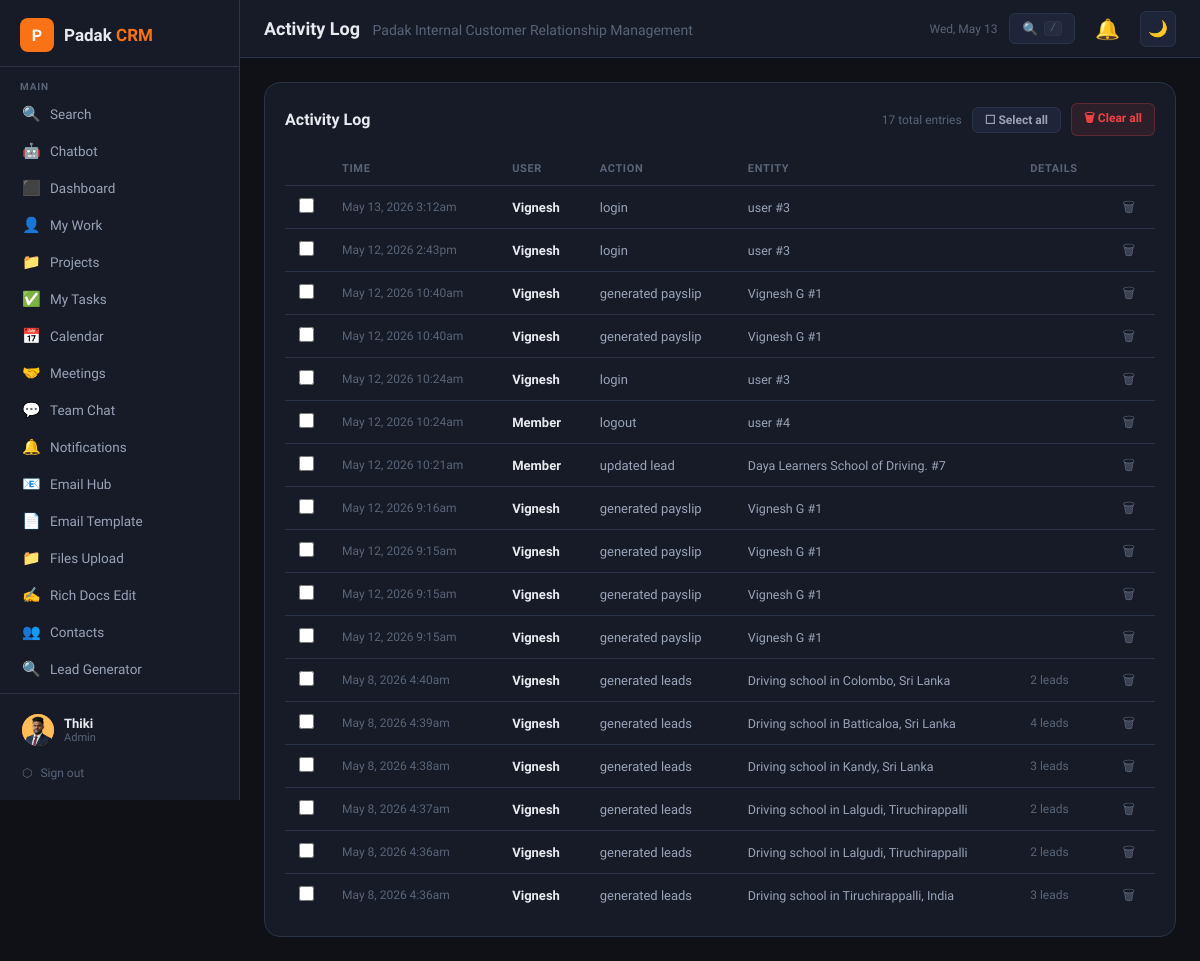
Page /activity.php (signed in) on the committed database.
### tables this page shows
CREATE TABLE `activity_log` (
  `id` int(11) NOT NULL,
  `user_id` int(11) DEFAULT NULL,
  `action` varchar(100) NOT NULL,
  `entity_type` varchar(50) DEFAULT NULL,
  `entity_id` int(11) DEFAULT NULL,
  `details` text DEFAULT NULL,
  `created_at` datetime DEFAULT current_timestamp()
);

CREATE TABLE `users` (
  `id` int(11) NOT NULL,
  `name` varchar(100) NOT NULL,
  `email` varchar(150) NOT NULL,
  `password` varchar(255) NOT NULL,
  `role` enum('admin','manager','member') DEFAULT 'member',
  `avatar` varchar(255) DEFAULT NULL,
  `phone` varchar(30) DEFAULT NULL,
  `department` varchar(100) DEFAULT NULL,
  `department_role` enum('general','tele_caller','digital_marketing','software_developer','graphics_designer') DEFAULT 'general',
  `status` enum('active','inactive') DEFAULT 'active',
  `last_login` datetime DEFAULT NULL,
  `created_at` datetime DEFAULT current_timestamp()
);

### config.php (called while the page is built, shortened)
<?php
function isManager(): bool { return in_array($_SESSION['crm_role'] ?? '', ['admin','manager']); }
function h(string $s): string { return htmlspecialchars($s, ENT_QUOTES, 'UTF-8'); }

### activity.php (the view, shortened to what this page needs)
<?php
require_once 'config.php';
require_once 'includes/layout.php';
$db  = getCRMDB();
$page  = max(1, (int)($_GET['page'] ?? 1));
$per   = 50;
$off   = ($page - 1) * $per;
$total = (int)$db->query("SELECT COUNT(*) FROM activity_log")->fetch_row()[0];
$logs = $db->query("
    SELECT a.*, u.name AS uname
    FROM activity_log a
    LEFT JOIN users u ON u.id = a.user_id
    ORDER BY a.created_at DESC
    LIMIT $per OFFSET $off
")->fetch_all(MYSQLI_ASSOC);
?>
<div class="card">
  <div class="card-header" style="margin-bottom:16px">
    <div class="card-title">Activity Log</div>
    <div style="display:flex;align-items:center;gap:10px;flex-wrap:wrap">
      <span style="font-size:12px;color:var(--text3)"><?= number_format($total) ?> total entries</span>
      <?php if (isManager()): ?>
      <button onclick="toggleAll()" id="sel-all-btn" class="btn btn-ghost btn-sm" style="font-size:12px">☐ Select all</button>
      <button onclick="confirmClearAll()" class="btn btn-sm" style="font-size:12px;background:rgba(239,68,68,.1);color:var(--red);border:1px solid rgba(239,68,68,.25)">🗑 Clear all</button>
      <?php endif; ?>
    </div>
  </div>
  <div class="table-wrap">
    <table>
      <thead><tr>
        <?php if (isManager()): ?><th style="width:32px"></th><?php endif; ?>
        <th>Time</th><th>User</th><th>Action</th><th>Entity</th><th>Details</th>
        <?php if (isManager()): ?><th style="width:40px"></th><?php endif; ?>
      </tr></thead>
      <tbody>
        <?php foreach ($logs as $l): ?>
        <tr id="row-<?= $l['id'] ?>">
          <?php if (isManager()): ?>
          <td><input type="checkbox" class="al-cb" value="<?= $l['id'] ?>" onchange="updateBar()"></td>
          <?php endif; ?>
          <td style="white-space:nowrap;font-size:12px;color:var(--text3)"><?= date('M j, Y g:ia', strtotime($l['created_at'])) ?></td>
          <td style="font-weight:600;color:var(--text);font-size:13px"><?= h($l['uname'] ?? 'System') ?></td>
          <td style="font-size:13px"><?= h($l['action']) ?></td>
          <td style="font-size:12.5px;color:var(--text2)"><?= h($l['entity_type'] ?? '') ?><?= $l['entity_id'] ? ' #'.$l['entity_id'] : '' ?></td>
          <td style="font-size:12px;color:var(--text3);max-width:280px;white-space:nowrap;overflow:hidden;text-overflow:ellipsis"><?= h($l['details'] ?? '') ?></td>
          <?php if (isManager()): ?>
          <td>
            <form method="POST" onsubmit="return confirm('Delete this entry?')" style="margin:0">
              <button type="submit" class="del-btn" title="Delete">🗑</button>
            </form>
          </td>
          <?php endif; ?>
        </tr>
        <?php endforeach; ?>
      </tbody>
    </table>
  </div>
</div>

### includes/layout.php (style rules this page uses)
*,*::before,*::after { box-sizing:border-box;margin:0;padding:0 }
:root,[data-theme="dark"] { --bg:#0f1117;--bg2:#161b27;--bg3:#1e2538;--bg4:#252d40; --border:#2a3348;--border2:#3a4560; --text:#e8eaf0;--text2:#9aa3b8;--text3:#5a6478; --orange:#f97316;--orange-dim:#7c3810;--orange-bg:rgba(249,115,22,0.1); --green:#10b981;--red:#ef4444;--blue:#6366f1;--yellow:#f59e0b;--purple:#8b5cf6; --radius:10px;--radius-sm:6px;--radius-lg:16px; --shadow:0 1px 4px rgba(0,0,0,.4);--shadow-lg:0 8px 30px rgba(0,0,0,.5); --sidebar-w:240px;--header-h:58px; --font:'Plus Jakarta Sans',sans-serif;--font-display:'Bricolage Grotesque',sans-serif; --modal-overlay:rgba(0,0,0,.65); --tr-hover:rgba(255,255,255,.02); }
html { font-size:14px;scroll-behavior:smooth }
body { font-family:var(--font);background:var(--bg);color:var(--text);min-height:100vh;display:flex;overflow-x:hidden;transition:background .2s,color .2s }
button { cursor:pointer;font-family:var(--font) }
input,select,textarea { font-family:var(--font) }
.btn { display:inline-flex;align-items:center;gap:7px;padding:8px 16px;border-radius:var(--radius-sm);font-size:13px;font-weight:600;border:none;transition:opacity .15s,transform .1s;cursor:pointer }
.btn-ghost { background:var(--bg3);color:var(--text2);border:1px solid var(--border) }
.btn-sm { padding:5px 12px;font-size:12px }
.card { background:var(--bg2);border:1px solid var(--border);border-radius:var(--radius-lg);padding:20px;transition:background .2s,border-color .2s }
.card-header { display:flex;align-items:center;justify-content:space-between;margin-bottom:16px;gap:12px }
.card-title { font-family:var(--font-display);font-weight:700;font-size:16px }
.table-wrap { overflow-x:auto;-webkit-overflow-scrolling:touch }
table { width:100%;border-collapse:collapse }
th { text-align:left;font-size:11px;font-weight:600;text-transform:uppercase;letter-spacing:.06em;color:var(--text3);padding:10px 14px;border-bottom:1px solid var(--border);white-space:nowrap }
td { padding:11px 14px;border-bottom:1px solid var(--border);font-size:13.5px;color:var(--text2);vertical-align:middle }
tr:last-child td { border-bottom:none }

### activity.php (style rules this page uses)
.al-cb { width:15px;height:15px;accent-color:var(--orange);cursor:pointer }
.del-btn { background:none;border:none;cursor:pointer;color:var(--text3);font-size:14px;padding:3px 6px;border-radius:4px;line-height:1;transition:color .15s,background .15s }

### rows in the picture
activity_log: created_at "May 13, 2026 3:12am", user.name "Vignesh", action "login", entity_type "user", entity "3"
activity_log: created_at "May 12, 2026 2:43pm", user.name "Vignesh", action "login", entity_type "user", entity "3"
activity_log: created_at "May 12, 2026 10:40am", user.name "Vignesh", action "generated payslip", entity_type "Vignesh G", entity "1"
activity_log: created_at "May 12, 2026 10:40am", user.name "Vignesh", action "generated payslip", entity_type "Vignesh G", entity "1"
activity_log: created_at "May 12, 2026 10:24am", user.name "Vignesh", action "login", entity_type "user", entity "3"
activity_log: created_at "May 12, 2026 10:24am", user.name "Member", action "logout", entity_type "user", entity "4"
activity_log: created_at "May 12, 2026 10:21am", user.name "Member", action "updated lead", entity_type "Daya Learners School of Driving.", entity "7"
activity_log: created_at "May 12, 2026 9:16am", user.name "Vignesh", action "generated payslip", entity_type "Vignesh G", entity "1"
activity_log: created_at "May 12, 2026 9:15am", user.name "Vignesh", action "generated payslip", entity_type "Vignesh G", entity "1"
activity_log: created_at "May 12, 2026 9:15am", user.name "Vignesh", action "generated payslip", entity_type "Vignesh G", entity "1"
activity_log: created_at "May 12, 2026 9:15am", user.name "Vignesh", action "generated payslip", entity_type "Vignesh G", entity "1"
activity_log: created_at "May 8, 2026 4:40am", user.name "Vignesh", action "generated leads", entity_type "Driving school in Colombo, Sri Lanka", details "2 leads"
activity_log: created_at "May 8, 2026 4:39am", user.name "Vignesh", action "generated leads", entity_type "Driving school in Batticaloa, Sri Lanka", details "4 leads"
activity_log: created_at "May 8, 2026 4:38am", user.name "Vignesh", action "generated leads", entity_type "Driving school in Kandy, Sri Lanka", details "3 leads"
activity_log: created_at "May 8, 2026 4:37am", user.name "Vignesh", action "generated leads", entity_type "Driving school in Lalgudi, Tiruchirappalli", details "2 leads"
activity_log: created_at "May 8, 2026 4:36am", user.name "Vignesh", action "generated leads", entity_type "Driving school in Lalgudi, Tiruchirappalli", details "2 leads"
activity_log: created_at "May 8, 2026 4:36am", user.name "Vignesh", action "generated leads", entity_type "Driving school in Tiruchirappalli, India", details "3 leads"

### other values in the picture
$user['name'] "Thiki"
$user['role'] "Admin"
$pageTitle "Activity Log"
SITE_NAME "Padak Internal Customer Relationship Management"
$total "17"
